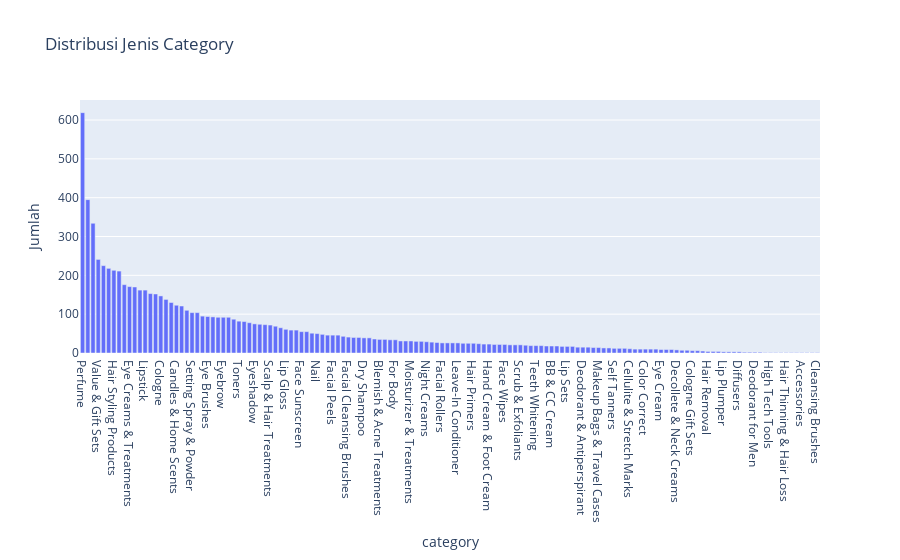

Write notebook code for a chart like this one.
### Code cell
# Menghitung distribusi kolom kategori (category)
category_counts = product_exc['category'].value_counts().reset_index()
category_counts.columns = ['category', 'count']

bar_chart = px.bar(category_counts, x='category', y='count', title='Distribusi Jenis Category', labels={'count': 'Jumlah', 'category': 'category'})

bar_chart.show()

### Figure 1 — Plotly figure (JSON) as saved in the notebook; plotly's stock layout.template omitted (floating-point values rounded to 4 significant figures; data arrays with more than 128 entries replaced by an {"elided": "..."} marker saying what was removed)
{"data": [{"alignmentgroup": "True", "hovertemplate": "category=%{x}<br>Jumlah=%{y}<extra></extra>", "legendgroup": "", "marker": {"color": "#636efa", "pattern": {"shape": ""}}, "name": "", "offsetgroup": "", "orientation": "v", "showlegend": false, "textposition": "auto", "type": "bar", "x": {"elided": "142 str values"}, "xaxis": "x", "y": {"elided": "142 int values"}, "yaxis": "y"}], "layout": {"barmode": "relative", "legend": {"tracegroupgap": 0}, "title": {"text": "Distribusi Jenis Category"}, "xaxis": {"anchor": "y", "domain": [0, 1], "title": {"text": "category"}}, "yaxis": {"anchor": "x", "domain": [0, 1], "title": {"text": "Jumlah"}}}}
